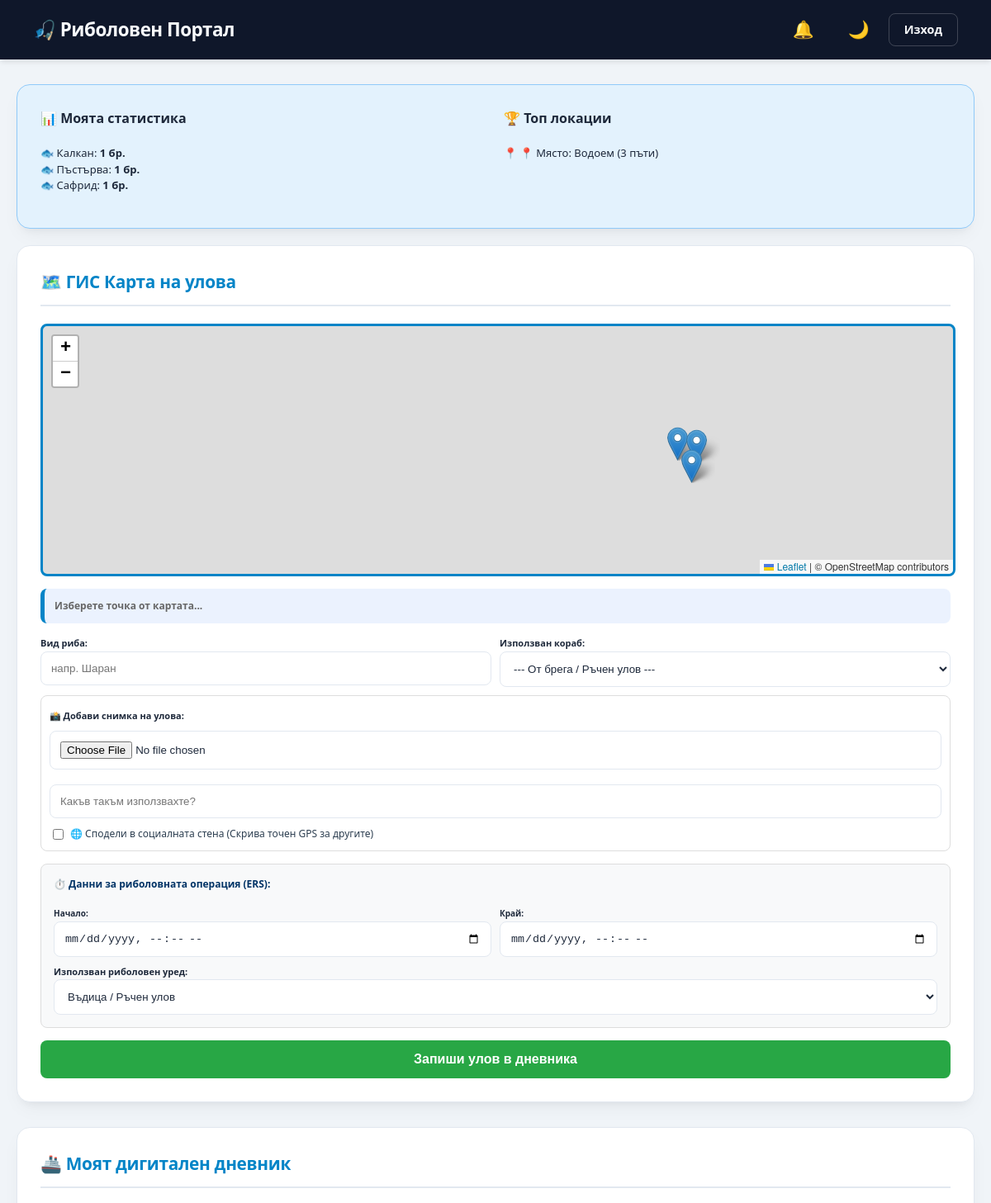
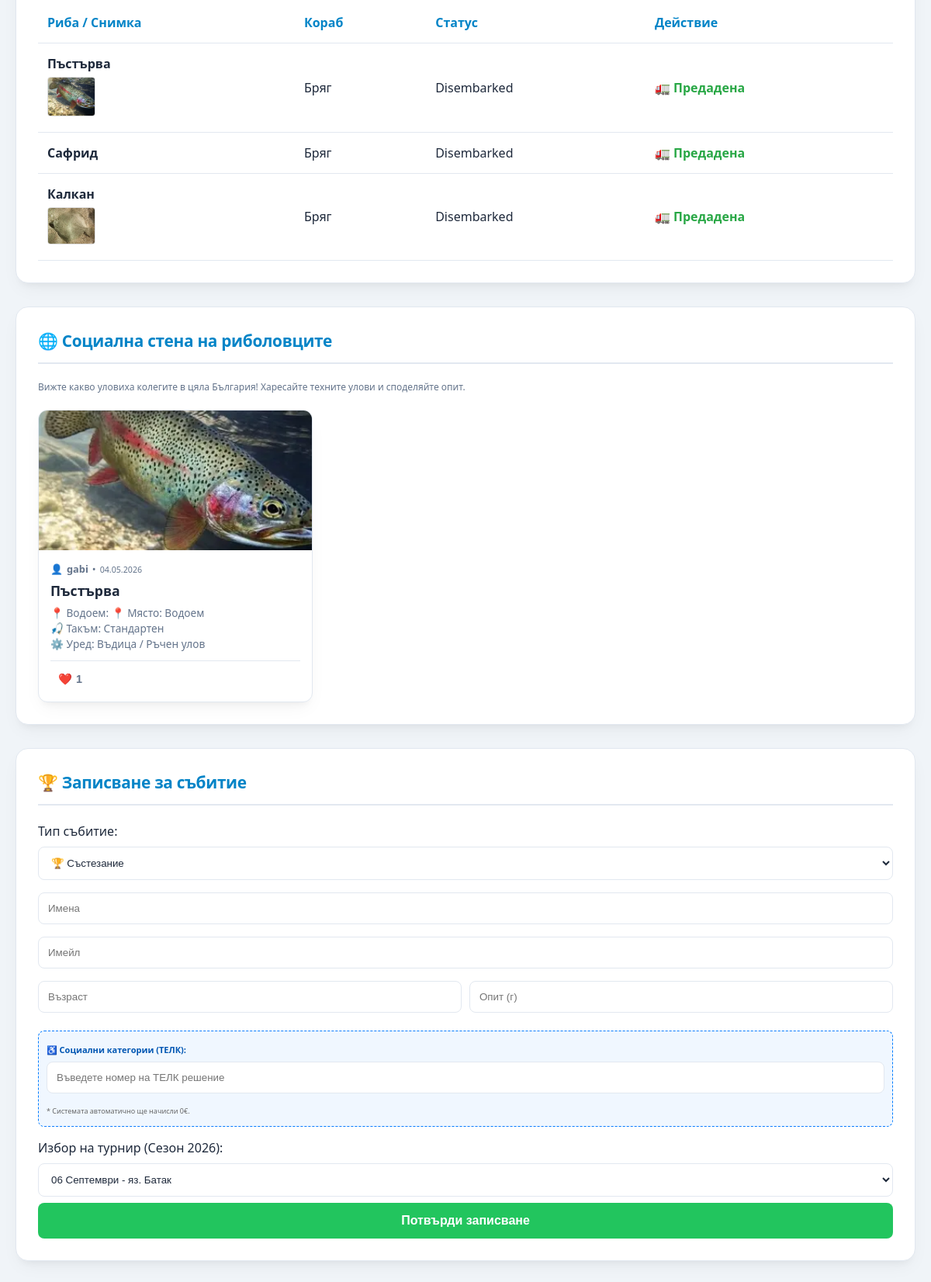
Page /dashboard (signed in) on the committed database (2 pictures, top to bottom).
### models.py (models this page shows)
class FishingLog(db.Model):
    id = db.Column(db.Integer, primary_key=True)
    user_id = db.Column(db.Integer, db.ForeignKey('user.id'))
    vessel_id = db.Column(db.Integer, db.ForeignKey('fishing_vessel.id'), nullable=True)
    fish_type = db.Column(db.String(50))
    water_info = db.Column(db.String(500))
    lat = db.Column(db.Float)
    lng = db.Column(db.Float)
    start_time = db.Column(db.DateTime, nullable=True)
    end_time = db.Column(db.DateTime, nullable=True)
    gear_used = db.Column(db.String(100), nullable=True)
    log_date = db.Column(db.DateTime, default=datetime.utcnow)
    status = db.Column(db.String(50), default="At Sea")
    delivery_id = db.Column(db.String(20), unique=True, nullable=True)
    destination = db.Column(db.String(100), nullable=True)
    fine_amount = db.Column(db.Float, default=0.0)
    inspection_note = db.Column(db.String(200), nullable=True)
    is_legal = db.Column(db.Boolean, default=True)
    fish_image_url = db.Column(db.String(500), nullable=True)
    tackle_info = db.Column(db.String(200), nullable=True)
    is_public = db.Column(db.Boolean, default=False)
    likes = db.Column(db.Integer, default=0)

class User(db.Model):
    id = db.Column(db.Integer, primary_key=True)
    username = db.Column(db.String(50), unique=True, nullable=False)
    password = db.Column(db.String(100), nullable=False)
    role = db.Column(db.String(20), default='user')
    bookings = db.relationship('Booking', backref='fisher', lazy=True)
    logs = db.relationship('FishingLog', backref='fisher', lazy=True)
    vessels = db.relationship('FishingVessel', backref='owner', lazy=True)
    reports = db.relationship('PollutionReport', backref='reporter', lazy=True)
    notifications = db.relationship('Notification', backref='user', lazy=True)

### app.py (the view)
@app.route('/dashboard')
def dashboard():
    if 'user_id' not in session: return redirect(url_for('login'))
    user_id = session['user_id']
    all_logs = FishingLog.query.all()
    bookings = Booking.query.all()
    pollution_reports = PollutionReport.query.order_by(PollutionReport.report_date.desc()).all()
    for b in bookings:
        if b.category == 'Competition':
            date_str = str(b.competition_date)
            if "✅" in date_str or "Март" in date_str or "Май" in date_str or "Юни" in date_str:
                b.is_finished = True
            else:
                b.is_finished = False
    personal_stats = db.session.query(
        FishingLog.fish_type, func.count(FishingLog.id)
    ).filter_by(user_id=user_id).group_by(FishingLog.fish_type).all()
    top_spots = db.session.query(
        FishingLog.water_info, func.count(FishingLog.id)
    ).filter_by(user_id=user_id).group_by(FishingLog.water_info).order_by(func.count(FishingLog.id).desc()).limit(
        3).all()
    if session['role'] == 'admin':
        vessels = FishingVessel.query.all()
        users = User.query.filter_by(role='user').all()
        permits = CommercialPermit.query.all()
        return render_template('admin_dashboard.html', bookings=bookings, logs=all_logs, vessels=vessels, users=users,
                               permits=permits, pollution_reports=pollution_reports)
    my_vessels = FishingVessel.query.filter_by(owner_id=user_id).all()
    return render_template('user_dashboard.html', all_logs=all_logs, my_vessels=my_vessels, stats=personal_stats,
                           spots=top_spots)

### templates/user_dashboard.html (shortened to what this page needs)
<!DOCTYPE html>
<html lang="bg">
<head>
    <link rel="stylesheet" href="https://unpkg.com/leaflet@1.9.4/dist/leaflet.css" />
    <link rel="stylesheet" href="https://cdn.jsdelivr.net/npm/flatpickr/dist/flatpickr.min.css">
    <link rel="stylesheet" href="{{ url_for('static', filename='css/base.css') }}">
    <link rel="stylesheet" href="{{ url_for('static', filename='css/user.css') }}">
</head>
<body>
    <div class="nav">
        <h2>🎣 Риболовен Портал</h2>
        <a href="{{ url_for('logout') }}">Изход</a>
    </div>
    <div class="container">
        <div class="card" style="display: flex; gap: 20px; background: #e3f2fd; border: 1px solid #90caf9; margin-bottom: 20px;">
            <div style="flex: 1;">
                <h4 style="margin-top: 0;">📊 Моята статистика</h4>
                <ul style="font-size: 13px; list-style: none; padding: 0;">
                {% for s in stats %}
                    <li>🐟 {{ s[0] }}: <b>{{ s[1] }} бр.</b></li>
                {% endfor %}
                </ul>
            </div>
            <div style="flex: 1;">
                <h4 style="margin-top: 0;">🏆 Топ локации</h4>
                <ul style="font-size: 13px; list-style: none; padding: 0;">
                {% for spot in spots %}
                    <li>📍 {{ spot[0].split('(')[0] }} ({{ spot[1] }} пъти)</li>
                {% endfor %}
                </ul>
            </div>
        </div>
        <div class="card">
            <h3>🗺️ ГИС Карта на улова</h3>
            <div id="map" style="height: 300px; border-radius: 8px; margin-bottom: 15px;"></div>
            <div id="loc_text" style="font-size: 12px; color: #666; margin-bottom: 10px;">Изберете точка от картата...</div>
            <form action="{{ url_for('submit_log') }}" method="POST" enctype="multipart/form-data">
                <div style="display: grid; grid-template-columns: 1fr 1fr; gap: 10px; margin-bottom: 10px;">
                    <div>
                        <label style="font-size: 11px; font-weight: bold;">Вид риба:</label>
                        <input type="text" name="fish_type" placeholder="напр. Шаран" required class="inspect-input" style="margin:0;">
                    </div>
                    <div>
                        <label style="font-size: 11px; font-weight: bold;">Използван кораб:</label>
                        <select name="vessel_id" class="inspect-input" style="margin:0;">
                            <option value="">--- От брега / Ръчен улов ---</option>
                        </select>
                    </div>
                </div>
                <div style="background: #ffffff; padding: 10px; border: 1px solid #ddd; border-radius: 8px; margin-bottom: 15px;">
                    <label style="font-size: 11px; font-weight: bold;">📸 Добави снимка на улова:</label>
                    <input type="file" name="fish_photo" accept="image/*" class="inspect-input" style="margin-bottom: 10px;">
                    <input type="text" name="tackle_info" placeholder="Какъв такъм използвахте?" class="inspect-input" style="margin-bottom: 10px;">
                    <label style="font-size: 12px; color: #2c3e50; cursor: pointer; display: flex; align-items: center; gap: 5px;">
                        <input type="checkbox" name="is_public"> 🌐 Сподели в социалната стена (Скрива точен GPS за другите)
                    </label>
                </div>
                <div style="background: #f8f9fa; padding: 15px; border-radius: 8px; margin-bottom: 15px; border: 1px solid #ddd;">
                    <p style="font-size: 12px; font-weight: bold; margin-top: 0; color: #003366;">⏱️ Данни за риболовната операция (ERS):</p>
                    <div style="display: grid; grid-template-columns: 1fr 1fr; gap: 10px;">
                        <div>
                            <label style="font-size: 10px; font-weight: bold;">Начало:</label>
                            <input type="datetime-local" name="start_time" class="inspect-input" style="margin:0;">
                        </div>
                        <div>
                            <label style="font-size: 10px; font-weight: bold;">Край:</label>
                            <input type="datetime-local" name="end_time" class="inspect-input" style="margin:0;">
                        </div>
                    </div>
                    <label style="font-size: 11px; font-weight: bold; display: block; margin-top: 10px;">Използван риболовен уред:</label>
                    <select name="gear_used" class="inspect-input" style="margin:0;">
                        <option value="Въдица / Ръчен улов">Въдица / Ръчен улов</option>
                    </select>
                </div>
                <button type="submit" class="btn-submit" style="background:#28a745; width: 100%;">Запиши улов в дневника</button>
            </form>
        </div>
        <div class="card">
            <h3>🚢 Моят дигитален дневник</h3>
            <table>
                <thead>
                    <tr>
                        <th>Риба / Снимка</th>
                        <th>Кораб</th>
                        <th>Статус</th>
                        <th>Действие</th>
                    </tr>
                </thead>
                <tbody>
                    {% for my_log in all_logs if my_log.user_id == session['user_id'] %}
                    <tr>
                        <td>
                            <b>{{ my_log.fish_type }}</b>
                            {% if my_log.fish_image_url %}
                                <br><img src="{{ url_for('static', filename='uploads/' + my_log.fish_image_url) }}" width="60" style="border-radius:4px; margin-top:5px; border: 1px solid #ddd;">
                            {% endif %}
                        </td>
                        <td>{{ my_log.vessel.vessel_name if my_log.vessel else "Бряг" }}</td>
                        <td>{{ my_log.status }}</td>
                        <td>
                            {% if my_log.status == 'At Sea' %}
                            <form action="{{ url_for('transfer_fish', log_id=my_log.id) }}" method="POST" style="display:flex; gap:5px;">
                                <input type="text" name="destination" placeholder="Дестинация" required style="width:auto; padding:5px; margin:0; font-size:12px;">
                                <button type="submit" style="width:auto; padding:5px 10px; background:#003366; color:white; border:none; border-radius:4px; font-size:12px;">Предай</button>
                            </form>
                            {% else %}
                                <span style="color:#28a745; font-weight:bold;">🚛 Предадена</span>
                            {% endif %}
                        </td>
                    </tr>
                    {% endfor %}
                </tbody>
            </table>
        </div>
        <div class="card">
            <h3>🌐 Социална стена на риболовците</h3>
            <p style="font-size: 12px; color: var(--text-secondary); margin-bottom: 20px;">
                Вижте какво уловиха колегите в цяла България! Харесайте техните улови и споделяйте опит.
            </p>
            <div class="social-feed">
                {% for log in all_logs if log.is_public %}
                <div class="social-card">
                    <div class="social-img-container">
                        {% if log.fish_image_url %}
                            <img src="{{ url_for('static', filename='uploads/' + log.fish_image_url) }}" class="social-img" alt="{{ log.fish_type }}">
                        {% else %}
                            <div class="social-placeholder-img">🐟</div>
                        {% endif %}
                    </div>
                    <div class="social-content">
                        <div class="social-user">
                            👤 <b>{{ log.fisher.username if log.fisher else 'Анонимен' }}</b> • <small>{{ log.log_date.strftime('%d.%m.%Y') if log.log_date else 'Неизвестна дата' }}</small>
                        </div>
                        <div class="social-title">{{ log.fish_type }}</div>
                        <div class="social-details">
                            📍 Водоем: {{ log.water_info.split('(')[0] if log.water_info else 'Воден обект' }}<br>
                            🎣 Такъм: {{ log.tackle_info or 'Стандартен' }}<br>
                            ⚙️ Уред: {{ log.gear_used or 'Въдица' }}
                        </div>
                        <div class="social-footer">
                            <button type="button" class="like-btn" onclick="likeLog({{ log.id }}, this)">
                                <span>❤️</span> <b class="like-count">{{ log.likes or 0 }}</b>
                            </button>
                        </div>
                    </div>
                </div>
                {% else %}
                <div style="grid-column: 1/-1; text-align: center; color: var(--text-secondary); padding: 20px;">
                    Все още няма споделени улови. Бъдете първия, който споделя!
                </div>
                {% endfor %}
            </div>
        </div>
        <div class="card">
            <h3 id="event-title">🏆 Записване за събитие</h3>
            <form action="{{ url_for('book') }}" method="POST">
                <label>Тип събитие:</label>
                <select name="category" id="category" onchange="updateUI()" class="inspect-input">
                    <option value="Competition">🏆 Състезание</option>
                </select>
                <input type="text" name="full_name" placeholder="Имена" required class="inspect-input">
                <input type="email" name="email" placeholder="Имейл" required class="inspect-input">
                <div style="display: grid; grid-template-columns: 1fr 1fr; gap: 10px;">
                    <input type="number" name="age" placeholder="Възраст" required class="inspect-input">
                    <input type="number" name="experience" placeholder="Опит (г)" required class="inspect-input">
                </div>
                <div style="margin: 15px 0; padding: 10px; border: 1px dashed #007bff; border-radius: 8px; background: #f0f7ff;">
                    <label style="font-size: 11px; font-weight: bold; color: #0056b3;">♿ Социални категории (ТЕЛК):</label>
                    <input type="text" name="telk_number" placeholder="Въведете номер на ТЕЛК решение" class="inspect-input" style="margin-top: 5px;">
                    <small style="font-size: 9px; color: #666;">* Системата автоматично ще начисли 0€.</small>
                </div>
                <div id="comp_ui">
                    <label>Избор на турнир (Сезон 2026):</label>
                    <select name="comp_date" class="inspect-input">
                        <optgroup label="ПРЕДСТОЯЩИ">
                            <option value="06.09.2026 - яз. Батак">06 Септември - яз. Батак</option>
                        </optgroup>
                    </select>
                </div>
                <button type="submit" class="btn-submit" style="width: 100%;">Потвърди записване</button>
            </form>
        </div>
    </div>
</body>
</html>

### rows in the picture
FishingLog: fish_type "Пъстърва", s "1", fish_image_url (picture), vessel "Бряг", status "Disembarked", shows "🚛 Предадена", fisher "gabi", log_date "04.05.2026", water_info "📍 Място: Водоем", tackle_info "Стандартен", gear_used "Въдица / Ръчен улов", likes "1"
FishingLog: fish_type "Сафрид", vessel "Бряг", status "Disembarked", shows "🚛 Предадена"
FishingLog: fish_type "Калкан", fish_image_url (picture), vessel "Бряг", status "Disembarked", shows "🚛 Предадена"

### other values in the picture
{{ s[0] }} "Калкан" "Сафрид"
{{ s[1] }} "1" "1"
{{ spot[0].split('(')[0] }} "📍 Място: Водоем"
{{ spot[1] }} "3"
